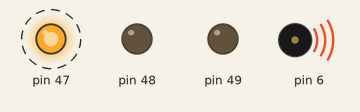
Simulated run of this sketch. Board: Arduino Mega 2560, built with avr-gcc and run on an emulated ATmega2560. On the bench: output pins drawn as LEDs (lit = HIGH), buzzer (waves = sounding). Dashed ring = blinking. Pins used as bus, display or sensor lines are not drawn.

Above: at 1.9 s.
At 5.9 s:
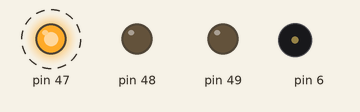
Timing chart, 0 to 12.7 s (numbered marks = the images above):
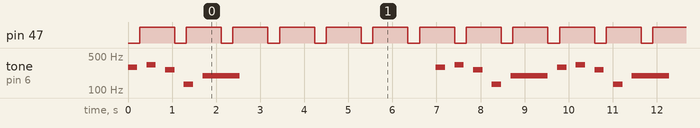

The sketch:

demo1.ino
```cpp
// (licence header left out)
#include "RR.h"

// uint32_t t1 = ADURATION;
// uint32_t t2 = t1 + (uint32_t) NFREQ * (PLAY_DURATION);
// uint32_t t3 = t2 + CDURATION;
// uint32_t t4 = t3 + 1000;

int reset1 = 0;
int reset2 = 0;

// sets the OCR4A to make the clock cycle frequency
// the same as the input freq
void setOC4AFreq(uint32_t freq) {
  PRESCALER = freq == 0 ? 0 : 16000000 / (2 * freq);
  TIMER_COUNTER = 0;
}

void task1() {
  static unsigned long time;
  time++;

  // reset everything given a reset signal
  if (reset1) {
    LED_PORT |= BIT2;
    time = 0;
    reset1 = 0;
    return;
  }

  // flash led on pin 47 for FLASH_DURATION
  if (time == (0 * FLASH_DURATION) + 1) {
    LED_PORT &= ~BIT2;
  }

  if (time == (1 * FLASH_DURATION) + 1) {
    LED_PORT |= BIT2;
  }

  if (time == 1000) {
    time = 0;
  }

  return;
}

void task2() {
  static unsigned long time;
  time++;

  if (reset2) {
    setOC4AFreq(0);
    time = 0;
    reset2 = 0;
    return;
  }

  // play tone
  for (int i = 0; i < NFREQ; i++) {
    if (time == ((unsigned long) i * PLAY_DURATION) + 1) {
      setOC4AFreq(melody[i]);
    }
  }

  // stop playing for 4 seconds
  if (time == ((unsigned long) NFREQ * PLAY_DURATION) + 1) {
    setOC4AFreq(0);
  }

  // start playing after 4 seconds
  for (int i = 0; i < NFREQ; i++) {
    if (time == (PICKUP_TIME + (unsigned long) i * PLAY_DURATION) + 1) {
      setOC4AFreq(melody[i]);
    }
  }

  // reset
  if (time == (PICKUP_TIME + (unsigned long) NFREQ * PLAY_DURATION) + 1) {
    time = 0;
  }
}

/// Initializes everything needed for the tasks
void setup() {
  // clear timer settings
  TIMER_REG_A = 0;
  TIMER_REG_B = 0;
  // set our timer to work in CTC mode
  TIMER_REG_A |= (0 << WGM41) | (0 << WGM40);
  TIMER_REG_B |= (0 << WGM43) | (1 << WGM42);

  // set timer to work in toggle mode
  TIMER_REG_A |= (0 << COM4A1) | (1 << COM4A0);

  // disable interrupts on the timer
  TIMER_MASK = 0;

  // set the prescaler of the timer,
  // which follows the formula:
  //
  //  f_out = f_i/o / 2 * N * (PRESCALER + 1)
  //
  // because f_i/o = 16Mhz, we'll just set N = 1
  TIMER_REG_B |= (0 << CS42) | (0 << CS41) | (1 << CS40);
  PRESCALER = 0;
  TIMER_COUNTER = 0;

  // OC4A is tied to pin 6, which is controlled by PH3
  // set pin 6 as an output pin
  SPEAKER_DDR |= BIT3;

  // set output pins for task1
  LED_DDR |= BIT0;
  LED_DDR |= BIT1;
  LED_DDR |= BIT2;
}

/// Scheduler loop
void loop() {
  task1();
  task2();
  delay(1);
}
```

RR.h
```cpp
// (licence header left out)
#define BIT0 1<<0
#define BIT1 1<<1
#define BIT2 1<<2
#define BIT3 1<<3

#define TIMER_REG_A TCCR4A
#define TIMER_REG_B TCCR4B
#define TIMER_MASK TIMSK4
#define TIMER_COUNTER TCNT4H
#define PRESCALER OCR4A
#define LED_DDR DDRL
#define LED_PORT PORTL
#define SPEAKER_DDR DDRH
#define SPEAKER_PORT PORTH

#define FLASH_DURATION 250
#define NFLASH 3
#define PLAY_DURATION 200
#define ADURATION 2000
#define CDURATION 10000
#define PAUSE_DURATION 4000
#define PICKUP_TIME (NFREQ * PLAY_DURATION) + PAUSE_DURATION

#define note_c3 130
#define note_c4 261
#define note_d4 293
#define note_e4 329
#define note_g3 196
#define note_R 0

#define NFREQ 13
int melody[] = { note_d4, note_R, note_e4, note_R, note_c4, note_R, note_c3,
                 note_R, note_g3, note_g3, note_g3, note_g3, note_R };

/**
 * @brief Sets the frequency of OC4A to match a given frequency freq
 * @authors Sunny Hu, Peter Gunarso
 * @param freq Desired frequency to set OC4A
 */
void setOC4AFreq(uint32_t freq);

/**
 * @brief Manages task 1 behavior, falshes an LED on and off
 * @authors Sunny Hu, Peter Guanrso
 */
void task1();

/**
 * @brief Manages task 2 behavior, plays the theme from "Close Encounters of the Third Kind" once, pauses for 4 seconds, and plays again.
 * @authors Sunny Hu, Peter Gunarso
 */
void task2();
```

Measured:
- by itself, pin 47: alternates HIGH for 0.79 s and LOW for 0.26 s
